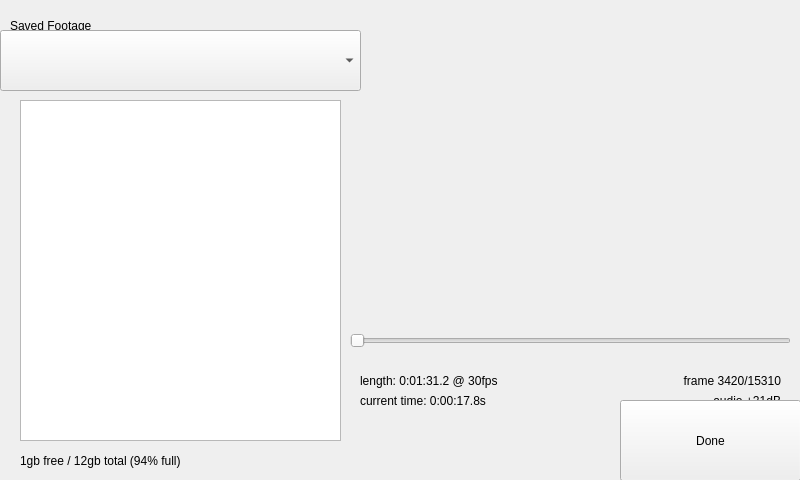
<?xml version="1.0" encoding="UTF-8"?>
<ui version="4.0">
 <class>Replay2</class>
 <widget class="QWidget" name="Replay2">
  <property name="geometry">
   <rect>
    <x>0</x>
    <y>0</y>
    <width>800</width>
    <height>480</height>
   </rect>
  </property>
  <property name="windowTitle">
   <string notr="true">Chronos Screen</string>
  </property>
  <widget class="ScrollList" name="scrolllist">
   <property name="geometry">
    <rect>
     <x>20</x>
     <y>100</y>
     <width>321</width>
     <height>341</height>
    </rect>
   </property>
  </widget>
  <widget class="HeaderLabel" name="headerlabel">
   <property name="geometry">
    <rect>
     <x>10</x>
     <y>10</y>
     <width>191</width>
     <height>31</height>
    </rect>
   </property>
   <property name="text">
    <string>Saved Footage</string>
   </property>
  </widget>
  <widget class="Slider" name="slider">
   <property name="geometry">
    <rect>
     <x>350</x>
     <y>310</y>
     <width>441</width>
     <height>61</height>
    </rect>
   </property>
   <property name="orientation">
    <enum>Qt::Horizontal</enum>
   </property>
  </widget>
  <widget class="Label" name="label">
   <property name="geometry">
    <rect>
     <x>360</x>
     <y>370</y>
     <width>241</width>
     <height>21</height>
    </rect>
   </property>
   <property name="text">
    <string>length: 0:01:31.2 @ 30fps</string>
   </property>
  </widget>
  <widget class="Label" name="label_2">
   <property name="geometry">
    <rect>
     <x>540</x>
     <y>370</y>
     <width>241</width>
     <height>21</height>
    </rect>
   </property>
   <property name="text">
    <string>frame 3420/15310</string>
   </property>
   <property name="alignment">
    <set>Qt::AlignRight|Qt::AlignTrailing|Qt::AlignVCenter</set>
   </property>
  </widget>
  <widget class="Label" name="label_3">
   <property name="geometry">
    <rect>
     <x>360</x>
     <y>390</y>
     <width>241</width>
     <height>21</height>
    </rect>
   </property>
   <property name="text">
    <string>current time: 0:00:17.8s</string>
   </property>
  </widget>
  <widget class="Label" name="label_4">
   <property name="geometry">
    <rect>
     <x>540</x>
     <y>390</y>
     <width>241</width>
     <height>21</height>
    </rect>
   </property>
   <property name="text">
    <string>audio +21dB</string>
   </property>
   <property name="alignment">
    <set>Qt::AlignRight|Qt::AlignTrailing|Qt::AlignVCenter</set>
   </property>
  </widget>
  <widget class="StorageMediaSelect" name="storagemediaselect">
   <property name="geometry">
    <rect>
     <x>0</x>
     <y>30</y>
     <width>361</width>
     <height>61</height>
    </rect>
   </property>
   <property name="clickMarginBottom" stdset="0">
    <enum>ComboBox::none</enum>
   </property>
  </widget>
  <widget class="Label" name="label_5">
   <property name="geometry">
    <rect>
     <x>20</x>
     <y>450</y>
     <width>271</width>
     <height>21</height>
    </rect>
   </property>
   <property name="text">
    <string>1gb free / 12gb total (94% full)</string>
   </property>
  </widget>
  <widget class="Button" name="uiDone">
   <property name="geometry">
    <rect>
     <x>620</x>
     <y>400</y>
     <width>181</width>
     <height>81</height>
    </rect>
   </property>
   <property name="text">
    <string>Done</string>
   </property>
  </widget>
  <widget class="Backdrop" name="backdrop_2">
   <property name="geometry">
    <rect>
     <x>360</x>
     <y>0</y>
     <width>511</width>
     <height>15</height>
    </rect>
   </property>
  </widget>
  <widget class="Backdrop" name="backdrop">
   <property name="geometry">
    <rect>
     <x>0</x>
     <y>0</y>
     <width>361</width>
     <height>481</height>
    </rect>
   </property>
  </widget>
  <widget class="Backdrop" name="backdrop_3">
   <property name="geometry">
    <rect>
     <x>360</x>
     <y>310</y>
     <width>441</width>
     <height>171</height>
    </rect>
   </property>
  </widget>
  <widget class="Backdrop" name="backdrop_5">
   <property name="geometry">
    <rect>
     <x>780</x>
     <y>10</y>
     <width>20</width>
     <height>301</height>
    </rect>
   </property>
  </widget>
  <zorder>backdrop_5</zorder>
  <zorder>backdrop_3</zorder>
  <zorder>backdrop</zorder>
  <zorder>backdrop_2</zorder>
  <zorder>headerlabel</zorder>
  <zorder>slider</zorder>
  <zorder>label</zorder>
  <zorder>label_2</zorder>
  <zorder>label_3</zorder>
  <zorder>label_4</zorder>
  <zorder>label_5</zorder>
  <zorder>storagemediaselect</zorder>
  <zorder>uiDone</zorder>
  <zorder>scrolllist</zorder>
 </widget>
 <customwidgets>
  <customwidget>
   <class>Backdrop</class>
   <extends>QLabel</extends>
   <header>backdrop</header>
  </customwidget>
  <customwidget>
   <class>Button</class>
   <extends>QPushButton</extends>
   <header>button</header>
  </customwidget>
  <customwidget>
   <class>ComboBox</class>
   <extends>QComboBox</extends>
   <header>combo_box</header>
  </customwidget>
  <customwidget>
   <class>HeaderLabel</class>
   <extends>QLabel</extends>
   <header>header_label</header>
  </customwidget>
  <customwidget>
   <class>Label</class>
   <extends>QLabel</extends>
   <header>label</header>
  </customwidget>
  <customwidget>
   <class>ScrollList</class>
   <extends>QListView</extends>
   <header>scroll_list</header>
  </customwidget>
  <customwidget>
   <class>Slider</class>
   <extends>QSlider</extends>
   <header>slider</header>
  </customwidget>
  <customwidget>
   <class>StorageMediaSelect</class>
   <extends>ComboBox</extends>
   <header>storage_media_select</header>
  </customwidget>
 </customwidgets>
 <resources/>
 <connections/>
</ui>
